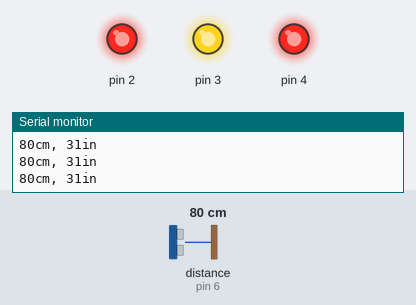
Simulated run of this sketch. Board: Arduino Uno, built with avr-gcc and run on an emulated ATmega328P. Shown: output pins drawn as LEDs (lit = HIGH), the last lines printed to the serial monitor. Wiring (from diagram.json): ultrasonic range finder: trigger pin 7; echo pin 6. The inputs (shaded band) are chosen by the test bench; at power-on: distance to the obstacle (sensor on pin 6) 80 cm. The echo pulse lasts 58.3 µs per cm; pins used as bus, display or sensor lines are not drawn.

Above: at 1.2 s.
1.3 s: distance to the obstacle (sensor on pin 6) set to 97 cm
2.8 s: distance to the obstacle (sensor on pin 6) set to 104 cm
At 4.0 s:
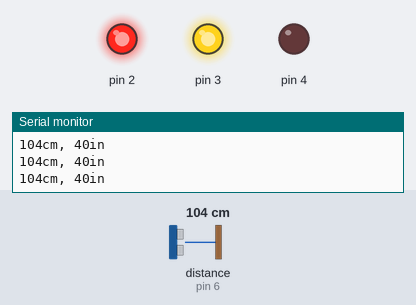
4.3 s: distance to the obstacle (sensor on pin 6) set to 248 cm
5.8 s: distance to the obstacle (sensor on pin 6) set to 254 cm
At 6.7 s:
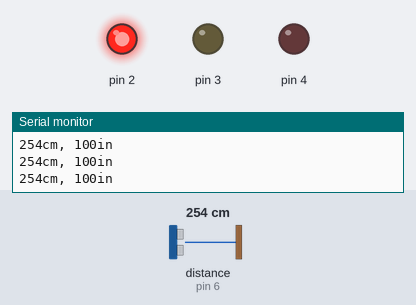
7.3 s: distance to the obstacle (sensor on pin 6) set to 2 cm
At 8.5 s:
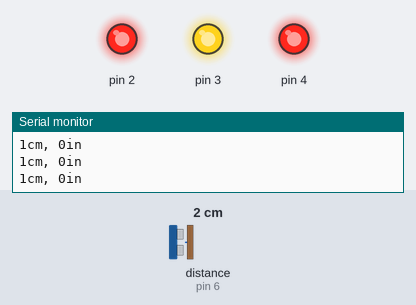
8.8 s: distance to the obstacle (sensor on pin 6) set to 250 cm
At 9.6 s:
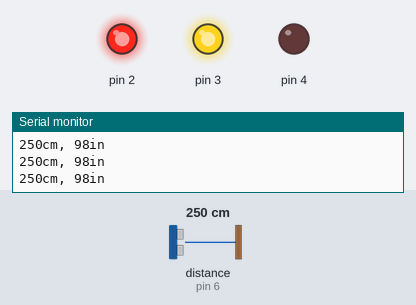
Timing chart, 0 to 11.3 s (numbered marks = the images above; inputs shaded):
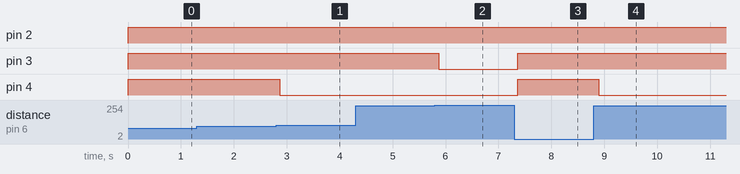

Measured:
- the behaviour switches between 100 and 101 cm on distance to the obstacle (sensor on pin 6) (found by bisection; images 0 and 1)
- the behaviour switches between 250 and 251 cm on distance to the obstacle (sensor on pin 6) (found by bisection; images 1 and 2)
- after the input at 2.8 s, pin 4: HIGH → LOW after 0.07 s
- after the input at 5.8 s, pin 3: HIGH → LOW after 0.08 s
- after the input at 7.3 s, pin 3, pin 4: LOW → HIGH after 0.07 s
- after the input at 8.8 s, pin 4: HIGH → LOW after 0.09 s

The sketch:

sketch.ino
```cpp
int distanceThreshold = 0;int cm = 0;int inches = 0;
long readUltrasonicDistance(int triggerPin, int echoPin)
{
  pinMode(triggerPin, OUTPUT);  // Clear the trigger
  digitalWrite(triggerPin, LOW);
  delayMicroseconds(2);  // Sets the trigger pin to HIGH state for 10 microseconds
  digitalWrite(triggerPin, HIGH);
  delayMicroseconds(10);
  digitalWrite(triggerPin, LOW);
  pinMode(echoPin, INPUT);  // Reads the echo pin, and returns the sound wave travel time in microseconds
  return pulseIn(echoPin, HIGH);

}

void setup(){
   Serial.begin(9600);
   pinMode(2, OUTPUT);
   pinMode(3, OUTPUT);
   pinMode(4, OUTPUT);
   }

void loop(){  // set threshold distance to activate LEDs
distanceThreshold = 350;  // measure the ping time in cm
cm = 0.01723 * readUltrasonicDistance(7, 6);
// convert to inches by dividing by 2.54
inches = (cm / 2.54);
Serial.print(cm);
Serial.print("cm, ");
Serial.print(inches);
Serial.println("in");
if (cm > distanceThreshold) {
  digitalWrite(2, LOW);
  digitalWrite(3, LOW);
  digitalWrite(4, LOW);
  }
if (cm <= distanceThreshold && cm > distanceThreshold - 100)
{    digitalWrite(2, HIGH);
digitalWrite(3, LOW);
digitalWrite(4, LOW);
}
if (cm <= distanceThreshold - 100 && cm > distanceThreshold - 250)
{
digitalWrite(2, HIGH);
digitalWrite(3, HIGH);
digitalWrite(4, LOW);  }
if (cm <= distanceThreshold - 250 && cm > distanceThreshold - 350)
{
  digitalWrite(2, HIGH);
   digitalWrite(3, HIGH);
   digitalWrite(4, HIGH);
   }
if (cm <= distanceThreshold - 350)
{
  digitalWrite(2, HIGH);
  digitalWrite(3, HIGH);
  digitalWrite(4, HIGH);
   }
 delay(100); // Wait for 100 millisecond(s)
}
```
